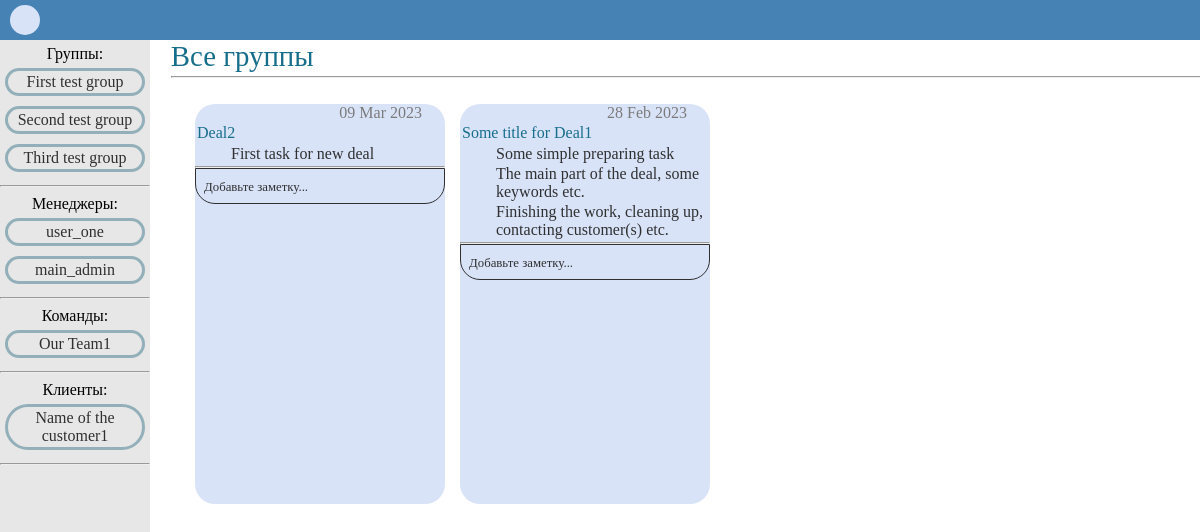
Before: /association/1/ (signed in) with the older database file.
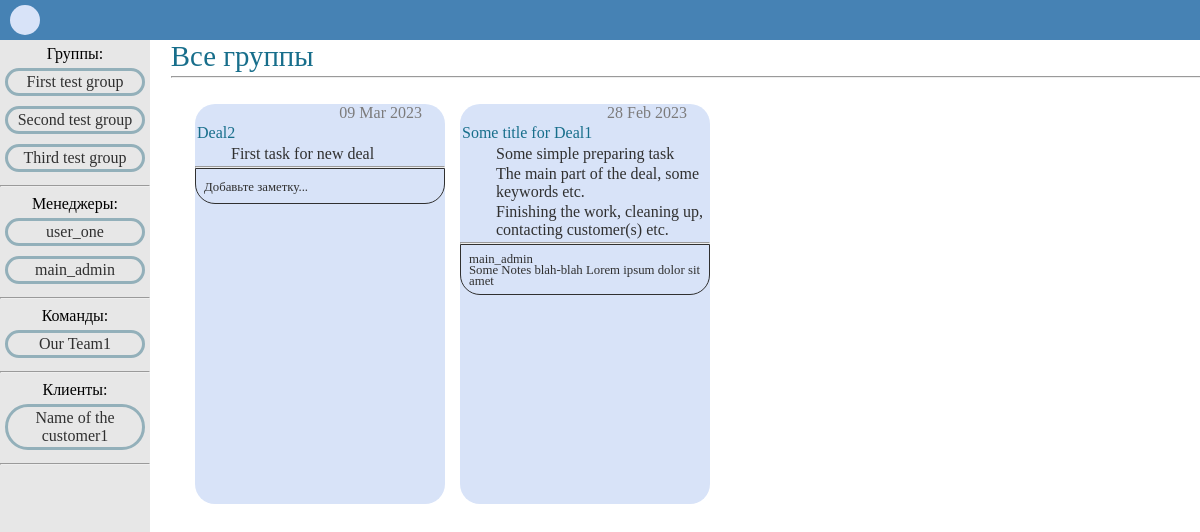
After: the same page with the newer database file.
### main/models.py (models this page shows, shortened)
class Group(models.Model):
    name = models.CharField(max_length=256, default='Default Group Name')

class Manager(models.Model):
    user = models.OneToOneField(to=User, on_delete=models.PROTECT)
    patronymic = models.CharField(max_length=64, null=True, default=None)
    phone_number = models.CharField(max_length=64, default='+1234567890')
    profit = models.ManyToManyField(to='Profit')
    notes = models.ManyToManyField(to='Note')

class Team(models.Model):
    name = models.CharField(max_length=128, default='Default Team Name')
    description = models.CharField(max_length=256,
                                   default='Default Team Description')
    managers = models.ManyToManyField(to='Manager')
    team_leader = models.OneToOneField(to='Employee',
                                       on_delete=models.PROTECT,
                                       related_name='foreman')
    employees = models.ManyToManyField(to='Employee')
    notes = models.ManyToManyField(to='Note')

class Customer(models.Model):
    name = models.CharField(max_length=256, default='Default Customer Name')
    description = models.CharField(max_length=1024,
                                   default='Default Customer Description')
    address = models.CharField(max_length=512,
                               default='Default Customer Address')
    email = models.EmailField(max_length=64,
                              default='default.customer@email.com')
    phone_number = models.CharField(max_length=16, default='+1234567890')
    employees = models.ManyToManyField(to='Employee')
    profit = models.ManyToManyField(to='Profit')
    notes = models.ManyToManyField(to='Note')

class Deal(models.Model):
    title = models.CharField(max_length=1024, default='Default Deal Title')
    description = models.CharField(max_length=2048,
                                   default='Default Deal Description')
    deal_groups = models.ManyToManyField(to='Group')
    date_open = models.DateField(auto_now_add=True)
    deadline = models.DateField(null=True)
    date_done = models.DateField(null=True)
    is_closed = models.BooleanField(default=False)
    supervisors = models.ManyToManyField(to='Manager')
    customers = models.ManyToManyField(to='Customer')
    tasks = models.ManyToManyField(to='Task')
    budget = models.FloatField(default=0.0, null=True)
    expenses = models.FloatField(default=0.0, null=True)
    documents = models.ManyToManyField(to='Document')
    notes = models.ManyToManyField(to='Note')
    def get_balance(self) -> float | None:
        return self.budget - self.expenses

class Task(models.Model):
    title = models.CharField(max_length=1024, default='Default Task Title')
    description = models.CharField(max_length=2048,
                                   default='Default Task Description')
    date_open = models.DateField(auto_now_add=True)
    deadline = models.DateField(null=True)
    date_done = models.DateField(null=True)
    managers = models.ManyToManyField(to='Manager')
    teams = models.ManyToManyField(to='Team')
    is_done = models.BooleanField(default=False)
    notes = models.ManyToManyField(to='Note')

class Note(models.Model):
    datetime_added = models.DateTimeField(auto_now_add=True)
    user = models.OneToOneField(to=User, on_delete=models.PROTECT)
    content = models.CharField(max_length=1024, default='Default Note Content')
    public = models.BooleanField(default=True)

### main/views.py (the view)
# urls.py: path('association/<int:association_id>/', MainView.as_view(), name='main'),
class MainView(LoginRequiredMixin, ListView):
    model = Association
    template_name = 'index.html'
    context_object_name = 'association'
    def get_queryset(self):
        self.queryset = Manager.objects.get(user=self.request.user.id)\
            .association_set.get(pk=self.kwargs['association_id'])
        return super().get_queryset()
    def get_context_data(self, **kwargs):
        context = super().get_context_data(**kwargs)
        print(context.items(), self.kwargs.items(), sep='\n'+'#'*50+'\n')
        context['deals'] = self.queryset.deals.all().order_by('-id')
        context['association_for_utils'] = self.queryset
        context['group_id'] = 0
        return context
    def dispatch(self, request, *args, **kwargs):
        self.request.session['last_association'] = self.kwargs['association_id']
        return super().dispatch(request, *args, **kwargs)

### main/models.py (called while the page is built)
    def get_display_name(self):
        last_slash = self.document.name.rfind('/')
        return self.document.name[last_slash + 1:]

### templates/index.html (shortened to what this page needs)
{% extends 'base.html' %}
{% block content %}
    {% if group_id == 0 %}
        <span class="workspace-group-title">Все группы</span>
    {% else %}
        <span class="workspace-group-title">{{ group_name }}</span>
    {% endif %}
    <hr class="workspace-upper-divider">
    <ul class="workspace-cards-ul">
    {% for deal in deals %}
    <li><a class="deal-card-href" href="#blackout{{forloop.counter}}">
        <div class="deal-card">
            <div class="deal-card-date">{{ deal.date_open|date:"d M Y" }}</div>
            <div class="deal-card-content">
                <p class="content-title">{{ deal.title }}</p>
                <ul class="content-tasks-ul">
                {% for task in deal.tasks.all %}
                <li class="content-tasks-ul-item">{{ task.title }}</li>
                {% endfor %}
                </ul>
            </div>
            <hr class="deal-card-divider">
            <div class="global-notes">
                {% for note in deal.notes.all %}
                    <div class="note">
                        <span class="notes-span">{{ note.user.username }}</span>
                        <br>
                        <span class="notes-span">{{ note.content }}</span>
                    </div>
                {% empty %}
                    <span class="notes-span">Добавьте заметку...</span>
                {% endfor %}
            </div>
        </div>
    </a></li>
    {% endfor %}
    </ul>
{% endblock content %}

### templates/utils/sidebar.html
{% if association_for_utils.id %}
    <div class="sidebar">
        <div class="sidebar-content">
            <span>Группы:</span>
            {% for group in association_for_utils.groups.all %}
                <a class="deal-card-href" href="{% url 'group_view' association_for_utils.id forloop.counter %}"><div class="sidebar-plate">{{group.name}}</div><a>
            {% endfor %}
            <hr>
            <span class="class-name">Менеджеры:</span>
            {% for manager in association_for_utils.managers.all %}
                <a class="deal-card-href" href="{% url 'manager' manager.pk %}"><div class="sidebar-plate">{{manager.user.username}}</div></a>
            {% endfor %}
            <hr>
            <span>Команды:</span>
            {% for team in association_for_utils.teams.all %}
                <a class="deal-card-href" href="{% url 'team' team.pk %}"><div class="sidebar-plate">{{team.name}}</div></a>
            {% endfor %}
            <hr>
            <span>Клиенты:</span>
            {% for customer in association_for_utils.customers.all %}
                    <a class="deal-card-href" href="{% url 'customer' customer.pk %}"><div class="sidebar-plate">{{customer.name}}</div></a>
            {% endfor %}
            <hr>
        </div>
    </div>
{% endif %}

Changed rows visible on the page:
shown differently, row unchanged: Deal "28 Feb 2023": no longer shows "Добавьте заметку..."
added Note: user.username "main_admin", content "Some Notes blah-blah Lorem ipsum dolor sit amet", shown under Deal "28 Feb 2023"
